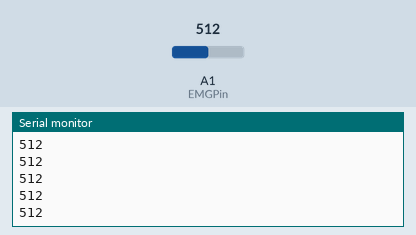
This sketch was run on a simulated Arduino Uno, built with avr-gcc and run on an emulated ATmega328P. On the bench: the last lines printed to the serial monitor. The test bench sets the inputs (shaded band); at power-on: A1 (EMGPin) = 512.

Above: at 1.2 s.
1.3 s: A1 (EMGPin) set to 716
At 1.32 s:
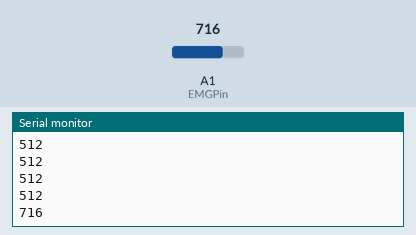
2.8 s: A1 (EMGPin) set to 900
At 2.83 s:
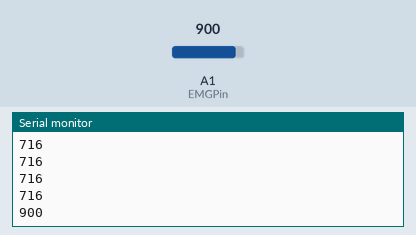
Timing chart, 0 to 5.8 s (numbered marks = the images above; inputs shaded):
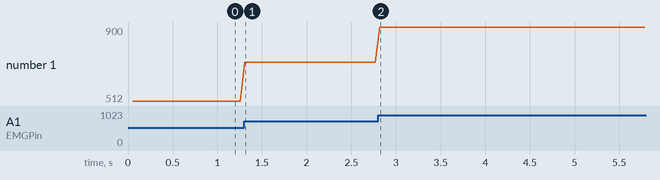

Measured:
- after the input at 1.3 s, the serial monitor: prints a new line at once (image 1)
- after the input at 2.8 s, the serial monitor: prints a new line at once (image 2)
- plotted number 1: 512 → 716 after the input at 1.3 s, 716 → 900 after the input at 2.8 s

The sketch:

plant_sensor.ino
```cpp
#include <Arduino.h>


// Globals
String dataLabel1 = "EMG";
bool label = true;
int EMGPin = A1;
int EMGVal = 0;

void setup() {
    Serial.begin(115200);
    pinMode(EMGPin, INPUT);
}

void loop() {

    // runs once
    while(label) {
        Serial.print(dataLabel1);
        label=false;
    }

    EMGVal = analogRead(EMGPin);
    Serial.println(EMGVal);
    delay(50);
}
```
